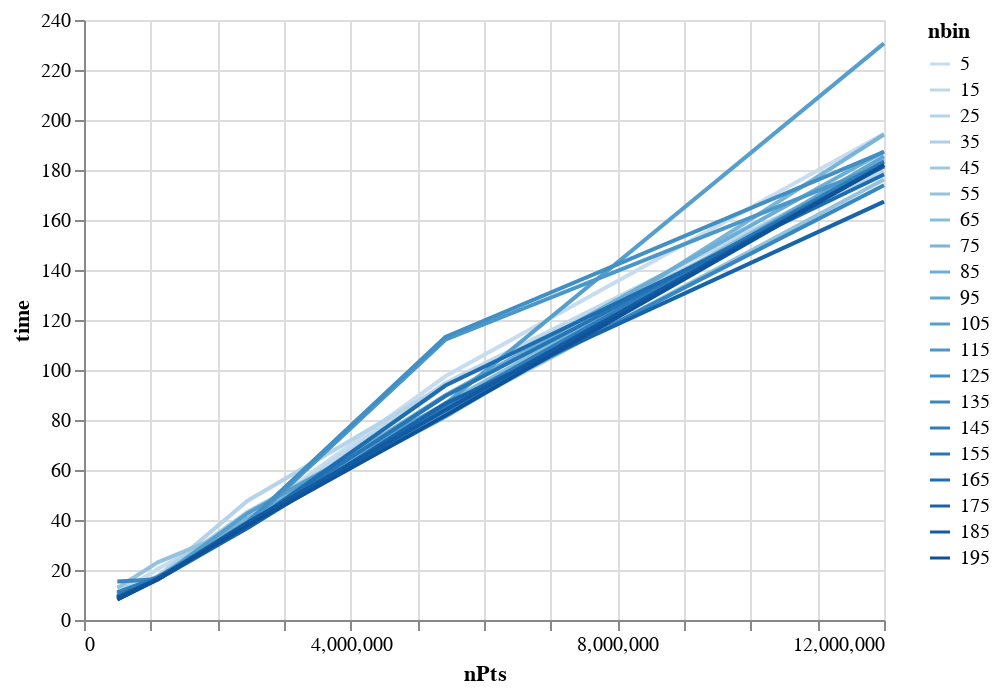

Notebook source saved alongside this figure:
### Code cell
alt.Chart(df).mark_line().encode(
    y = "time",
    x = "nPts",
    color = alt.Color("nbin",type="ordinal")
)

### Figure 1 — Vega-Lite specification as saved in the notebook (floating-point values rounded to 4 significant figures)
{"config": {"view": {"continuousWidth": 400, "continuousHeight": 300}}, "data": {"name": "data-f137d66550ec9fbd731e3a2b70d77d92"}, "mark": "line", "encoding": {"color": {"type": "ordinal", "field": "nbin"}, "x": {"type": "quantitative", "field": "nPts"}, "y": {"type": "quantitative", "field": "time"}}, "$schema": "https://vega.github.io/schema/vega-lite/v4.8.1.json", "datasets": {"data-f137d66550ec9fbd731e3a2b70d77d92": [{"nPts": 499999, "time": 10.49, "nbin": 5}, {"nPts": 499999, "time": 8.94, "nbin": 15}, {"nPts": 499999, "time": 13.0, "nbin": 25}, {"nPts": 499999, "time": 9.306, "nbin": 35}, {"nPts": 499999, "time": 8.952, "nbin": 45}, {"nPts": 499999, "time": 12.84, "nbin": 55}, {"nPts": 499999, "time": 9.26, "nbin": 65}, {"nPts": 499999, "time": 11.15, "nbin": 75}, {"nPts": 499999, "time": 9.074, "nbin": 85}, {"nPts": 499999, "time": 11.03, "nbin": 95}, {"nPts": 499999, "time": 10.31, "nbin": 105}, {"nPts": 499999, "time": 9.666, "nbin": 115}, {"nPts": 499999, "time": 8.719, "nbin": 125}, {"nPts": 499999, "time": 15.44, "nbin": 135}, {"nPts": 499999, "time": 10.94, "nbin": 145}, {"nPts": 499999, "time": 8.461, "nbin": 155}, {"nPts": 499999, "time": 9.234, "nbin": 165}, {"nPts": 499999, "time": 8.229, "nbin": 175}, {"nPts": 499999, "time": 9.015, "nbin": 185}, {"nPts": 499999, "time": 8.26, "nbin": 195}, {"nPts": 1106681, "time": 20.42, "nbin": 5}, {"nPts": 1106681, "time": 17.62, "nbin": 15}, {"nPts": 1106681, "time": 17.35, "nbin": 25}, {"nPts": 1106681, "time": 17.25, "nbin": 35}, {"nPts": 1106681, "time": 17.12, "nbin": 45}, {"nPts": 1106681, "time": 23.08, "nbin": 55}, {"nPts": 1106681, "time": 16.7, "nbin": 65}, {"nPts": 1106681, "time": 16.76, "nbin": 75}, {"nPts": 1106681, "time": 17.1, "nbin": 85}, {"nPts": 1106681, "time": 16.33, "nbin": 95}, {"nPts": 1106681, "time": 16.38, "nbin": 105}, {"nPts": 1106681, "time": 16.56, "nbin": 115}, {"nPts": 1106681, "time": 16.58, "nbin": 125}, {"nPts": 1106681, "time": 16.33, "nbin": 135}, {"nPts": 1106681, "time": 17.19, "nbin": 145}, {"nPts": 1106681, "time": 16.81, "nbin": 155}, {"nPts": 1106681, "time": 16.45, "nbin": 165}, {"nPts": 1106681, "time": 16.24, "nbin": 175}, {"nPts": 1106681, "time": 16.35, "nbin": 185}, {"nPts": 1106681, "time": 16.43, "nbin": 195}, {"nPts": 2449489, "time": 40.23, "nbin": 5}, {"nPts": 2449489, "time": 39.85, "nbin": 15}, {"nPts": 2449489, "time": 47.62, "nbin": 25}, {"nPts": 2449489, "time": 43.18, "nbin": 35}, {"nPts": 2449489, "time": 37.46, "nbin": 45}, {"nPts": 2449489, "time": 37.84, "nbin": 55}, {"nPts": 2449489, "time": 38.36, "nbin": 65}, {"nPts": 2449489, "time": 40.66, "nbin": 75}, {"nPts": 2449489, "time": 39.53, "nbin": 85}, {"nPts": 2449489, "time": 39.13, "nbin": 95}, {"nPts": 2449489, "time": 42.65, "nbin": 105}, {"nPts": 2449489, "time": 38.04, "nbin": 115}, {"nPts": 2449489, "time": 38.99, "nbin": 125}, {"nPts": 2449489, "time": 38.41, "nbin": 135}, {"nPts": 2449489, "time": 36.78, "nbin": 145}, {"nPts": 2449489, "time": 38.03, "nbin": 155}, {"nPts": 2449489, "time": 37.62, "nbin": 165}, {"nPts": 2449489, "time": 36.78, "nbin": 175}, {"nPts": 2449489, "time": 38.89, "nbin": 185}, {"nPts": 2449489, "time": 37.76, "nbin": 195}, {"nPts": 5421612, "time": 97.48, "nbin": 5}, {"nPts": 5421612, "time": 94.82, "nbin": 15}, {"nPts": 5421612, "time": 94.08, "nbin": 25}, {"nPts": 5421612, "time": 85.95, "nbin": 35}, {"nPts": 5421612, "time": 84.65, "nbin": 45}, {"nPts": 5421612, "time": 82.38, "nbin": 55}, {"nPts": 5421612, "time": 86.73, "nbin": 65}, {"nPts": 5421612, "time": 82.62, "nbin": 75}, {"nPts": 5421612, "time": 89.89, "nbin": 85}, {"nPts": 5421612, "time": 81.28, "nbin": 95}, {"nPts": 5421612, "time": 86.51, "nbin": 105}, {"nPts": 5421612, "time": 112.1, "nbin": 115}, {"nPts": 5421612, "time": 113.3, "nbin": 125}, {"nPts": 5421612, "time": 83.85, "nbin": 135}, {"nPts": 5421612, "time": 85.42, "nbin": 145}, {"nPts": 5421612, "time": 89.62, "nbin": 155}, {"nPts": 5421612, "time": 93.78, "nbin": 165}, {"nPts": 5421612, "time": 86.59, "nbin": 175}, {"nPts": 5421612, "time": 84.0, "nbin": 185}, {"nPts": 5421612, "time": 81.85, "nbin": 195}, {"nPts": 12000000, "time": 194.5, "nbin": 5}, {"nPts": 12000000, "time": 182.3, "nbin": 15}, {"nPts": 12000000, "time": 179.2, "nbin": 25}, {"nPts": 12000000, "time": 181.8, "nbin": 35}, {"nPts": 12000000, "time": 183.4, "nbin": 45}, {"nPts": 12000000, "time": 176.2, "nbin": 55}, {"nPts": 12000000, "time": 184.4, "nbin": 65}, {"nPts": 12000000, "time": 194.2, "nbin": 75}, {"nPts": 12000000, "time": 187.4, "nbin": 85}, {"nPts": 12000000, "time": 185.5, "nbin": 95}, {"nPts": 12000000, "time": 230.7, "nbin": 105}, {"nPts": 12000000, "time": 182.2, "nbin": 115}, {"nPts": 12000000, "time": 187.3, "nbin": 125}, {"nPts": 12000000, "time": 173.9, "nbin": 135}, {"nPts": 12000000, "time": 183.4, "nbin": 145}, {"nPts": 12000000, "time": 181.4, "nbin": 155}, {"nPts": 12000000, "time": 178.2, "nbin": 165}, {"nPts": 12000000, "time": 167.4, "nbin": 175}, {"nPts": 12000000, "time": 182.0, "nbin": 185}, {"nPts": 12000000, "time": 182.0, "nbin": 195}]}}
